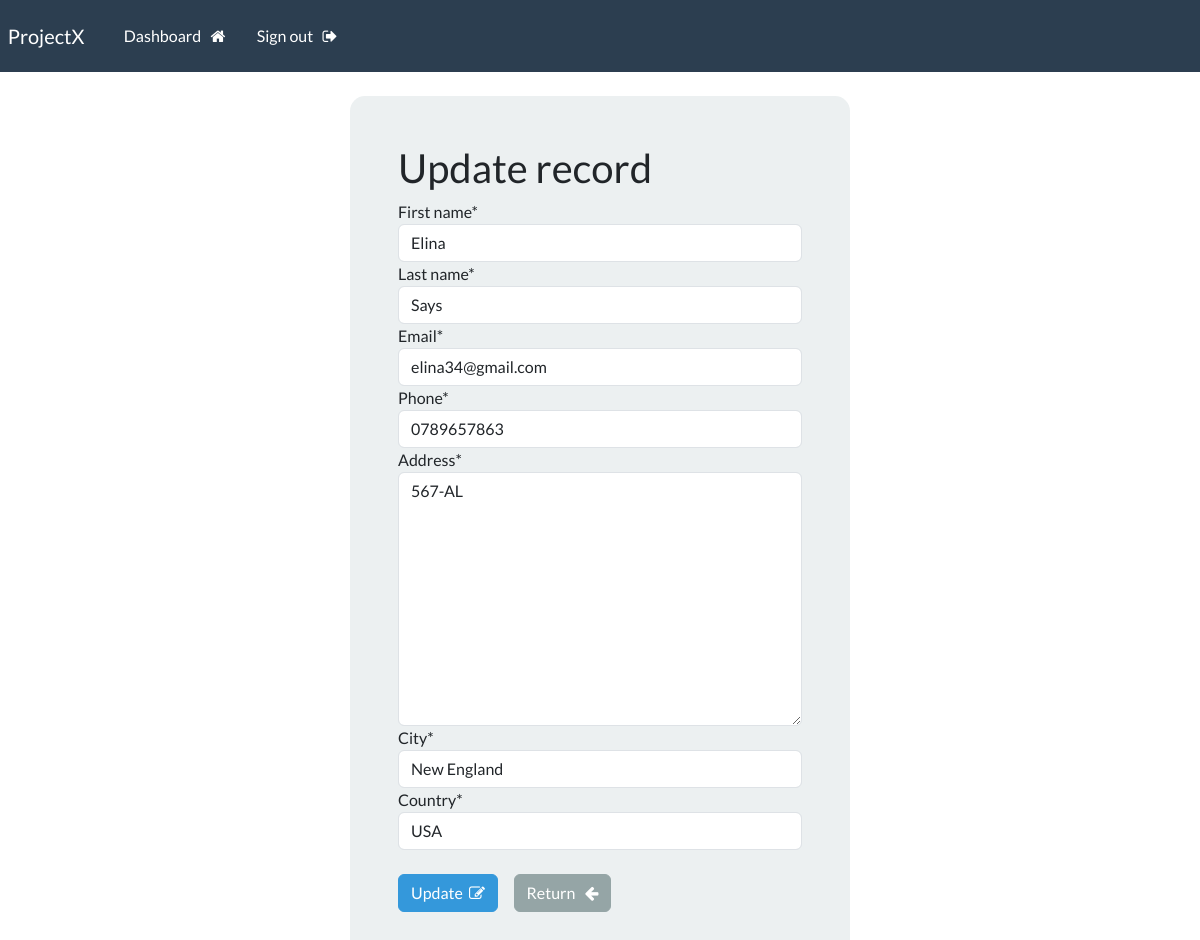
The page /update-record/3 (signed in) on the database its author committed.
### webapp/models.py (models this page shows, shortened)
class Record(models.Model):
    creation_date = models.DateTimeField(auto_now_add=True)
    first_name = models.CharField(max_length=100)
    last_name = models.CharField(max_length=100)
    email = models.EmailField()
    phone = models.CharField(max_length=100)
    address = models.TextField()
    city = models.CharField(max_length=100)
    country = models.CharField(max_length=100)

### webapp/views.py (the view)
# urls.py: path('update-record/<int:pk>', views.update_record, name='update-record'),
@login_required(login_url='login')
def update_record(request, pk):
    record = Record.objects.get(id=pk)
    form = CreateRecordForm(instance=record)
    if request.method == 'POST':
        form = CreateRecordForm(request.POST, instance=record)
        if form.is_valid():
            form.save()
            messages.success(request, 'Record updated successfully')
            return redirect('dashboard')
    context = {'form':form}
    return render(request, 'webapp/update_record.html', context)

### webapp/forms.py
class CreateRecordForm(forms.ModelForm):
    class Meta:
        model = Record
        exclude = ['creation_date']

### webapp/templates/webapp/update_record.html (shortened to what this page needs)
{% extends 'webapp/base.html'%}
{% load crispy_forms_tags %}
{% block content %}
    <body>
        <div class="container bg-light shadow-md p-5 form-layout">
                    <h2>Update record</h2>
                    <form method="POST" autocomplete="off">
                        {{ form.first_name|as_crispy_field }}
                        {{ form.last_name|as_crispy_field }}
                        {{ form.email|as_crispy_field }}
                        {{ form.phone|as_crispy_field }}
                        {{ form.address|as_crispy_field }}
                        {{ form.city|as_crispy_field }}
                        {{ form.country|as_crispy_field }}
                        <br>
                        <button type="submit" class="btn btn-info">Update&nbsp; <i class="fa fa-pencil-square-o" aria-hidden="true"></i></button>
                        <a href="{% url 'dashboard'%}" class="btn btn-secondary">  Return &nbsp; <i class="fa fa-arrow-left" aria-hidden="true"></i></a>
                    </form>
        </div>
    </body>
{% endblock %}

### static/css/style.css (style rules this page uses)
.form-layout { border-radius: 15px; width: 500px; }

### rows shown on the page
Record: first_name "Elina", last_name "Says", email "elina34@gmail.com", phone "0789657863", address "567-AL", city "New England", country "USA"
